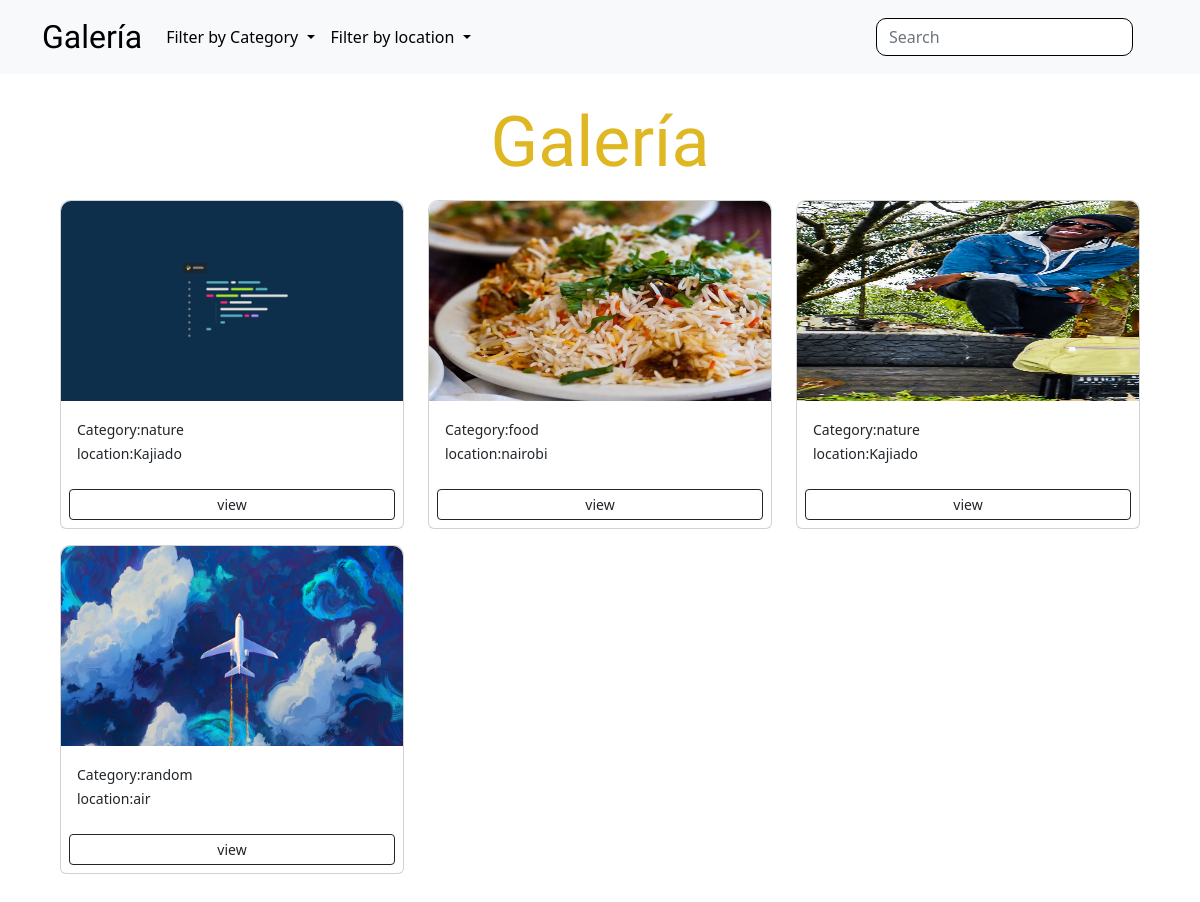
/, run on an earlier commit of the app's database.
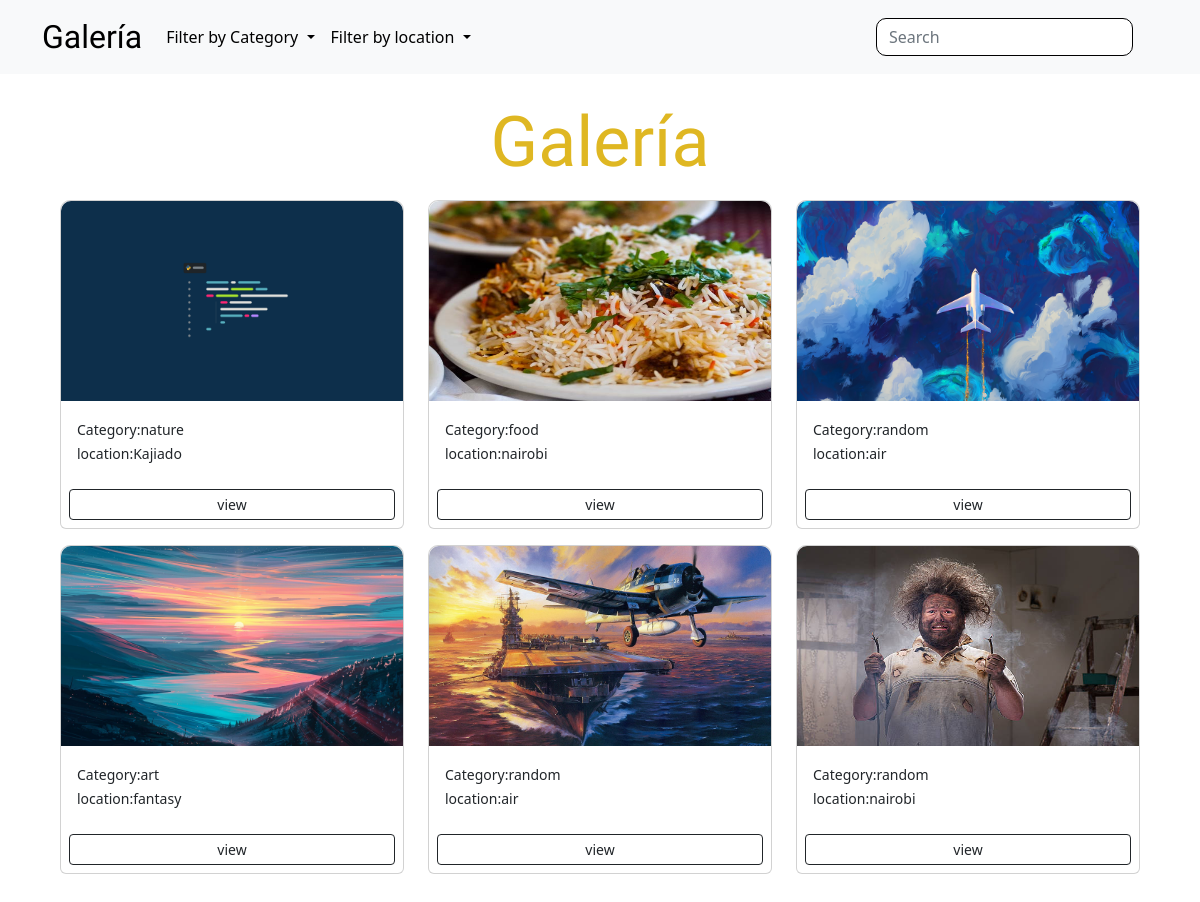
And on a later commit of the database.
### gallery/models.py (models this page shows, shortened)
class Image(models.Model):
    image = models.ImageField(upload_to= 'media/', default='')
    name = models.CharField(max_length=20)
    description = models.CharField(max_length=255, null=False, blank=False)
    category = models.ForeignKey(Category, on_delete=models.SET_NULL, null=True)
    location =  models.ForeignKey(Location, on_delete=models.SET_NULL , null=True)
    @classmethod
    def get_images(cls):
        images = cls.objects.all()
        return images

class Category(models.Model):
    name = models.CharField(max_length=100, null=False, blank=False)

class Location(models.Model):
    name = models.CharField(max_length=100, null=False, blank=False)

### gallery/views.py (the view)
# urls.py: path('',views.gallery, name='gallery'),
def gallery(request):
    category = request.GET.get('category')
    if category == None:
        images = Image.get_images()
    else:
        images = Image.objects.filter(category__name=category)
        print(images)
    categories = Category.objects.all()
    locations = Location.objects.all()
    return render(request, 'gallery/gallery.html',{'images':images, 'categories':categories, 'category':category, locations:locations})

### gallery/templates/gallery/gallery.html (shortened to what this page needs)
{% extends 'gallery/base.html' %} {% block content %}
<div class="con-wrapper-fluid">
  <div class="title">
    <h1 style="text-align: center">Galería</h1>
  </div>
  <div class="container">
    <div class="row">
      {% for image in images %}
      <div class="col-s-6 col-md-4">
        <div class="card my-2">
          <img
            src="{{ image.image.url }}"
            class="image-thumbnail"
            alt="Card image cap"
          />
          <div class="card-body">
            <small>Category:{{image.category.name}}</small>
            <br />
            <small> location:{{image.location.name}}</small>
          </div>
          <a
            href="{% url 'photo' image.id %}"
            class="btn btn-outline-dark btn-sm m-2"
            >view</a
          >
        </div>
      </div>
      {% endfor %}
    </div>
  </div>
</div>
{% endblock %}

### gallery/templates/gallery/base.html (shortened to what this page needs)
{% load static %}
<!DOCTYPE html>
<html lang="en">
  <head>
    <link
      href="https://cdn.jsdelivr.net/npm/bootstrap@5.2.0-beta1/dist/css/bootstrap.min.css"
      rel="stylesheet"
    />
    {% block styles %}
    <link rel="stylesheet" href="{% static 'css/global.css'%}" />
    {% endblock %}
  </head>
  <body class="m-5">
    {%include "navbar.html" %} {%block content%}{% endblock %}
  </body>
</html>

### gallery/templates/navbar.html (shortened to what this page needs)
<nav class="navbar navbar-expand-lg bg-light  mb-5 fixed-top ">
  <div class="container">
    <a
      href="{% url 'gallery'%}"
      class="navbar-brand"
      style="font-size: 4vh; font-family: 'Grand Hotel', cursive; color: black;"
      >Galería</a
    >
    <div class="collapse navbar-collapse" id="navmenu">
      <div class="collapse navbar-collapse" id="navmenu">
        <ul class="navbar-nav">
          <li class="nav-item dropdown">
            <a
              class="nav-link dropdown-toggle"
              href="#"
              id="navbarDarkDropdownMenuLink"
              role="button"
              data-bs-toggle="dropdown"
              aria-expanded="false"
              style="color: black;"
            >
              Filter by Category
            </a>
          </li>
        </ul>
        <ul class="navbar-nav">
          <li class="nav-item dropdown">
            <a
              class="nav-link dropdown-toggle"
              href="#"
              id="navbarDarkDropdownMenuLink"
              role="button"
              data-bs-toggle="dropdown"
              aria-expanded="false"
              style="color: black;
              "
            >
              Filter by location
            </a>
          </li>
        </ul>
      </div>
      <ul class="navbar-nav ms-auto">
        <li class="nav-item">
          <a href="#" class="nav-link"></a>
        </li>
      </ul>
      <form
        class="navbar-form"
        role="search"
        action="{% url 'search_results' %}"
      >
        <div class="input-group">
          <input
            type="text"
            class="form-control"
            placeholder="Search"
            name="image"
            style="border-radius: 10px; border: solid 1px black;"
          />
          <div class="input-group-btn">
            <button class="btn btn-default" type="submit">
            </button>
          </div>
        </div>
      </form>
    </div>
  </div>
</nav>

### gallery/static/css/global.css (style rules this page uses)
.image-thumbnail { height: 200px; color: dodgerblue; }

### gallery/templates/gallery/gallery.html (style rules this page uses)
.title { margin-top: 100px; }
h1 { font-family: "Grand Hotel", cursive; font-size: 70px; color: #dfb722; }
.card { border-top-left-radius: 10px; border-top-right-radius: 10px; }
.card img { border-top-left-radius: 10px; border-top-right-radius: 10px; }

What changed in the data, as far as the page shows it:
removed Image: image (picture), category.name "nature", location.name "Kajiado"
added Image: image (picture), category.name "art", location.name "fantasy"
added Image: image (picture), category.name "random", location.name "air"
added Image: image (picture), category.name "random", location.name "nairobi"
